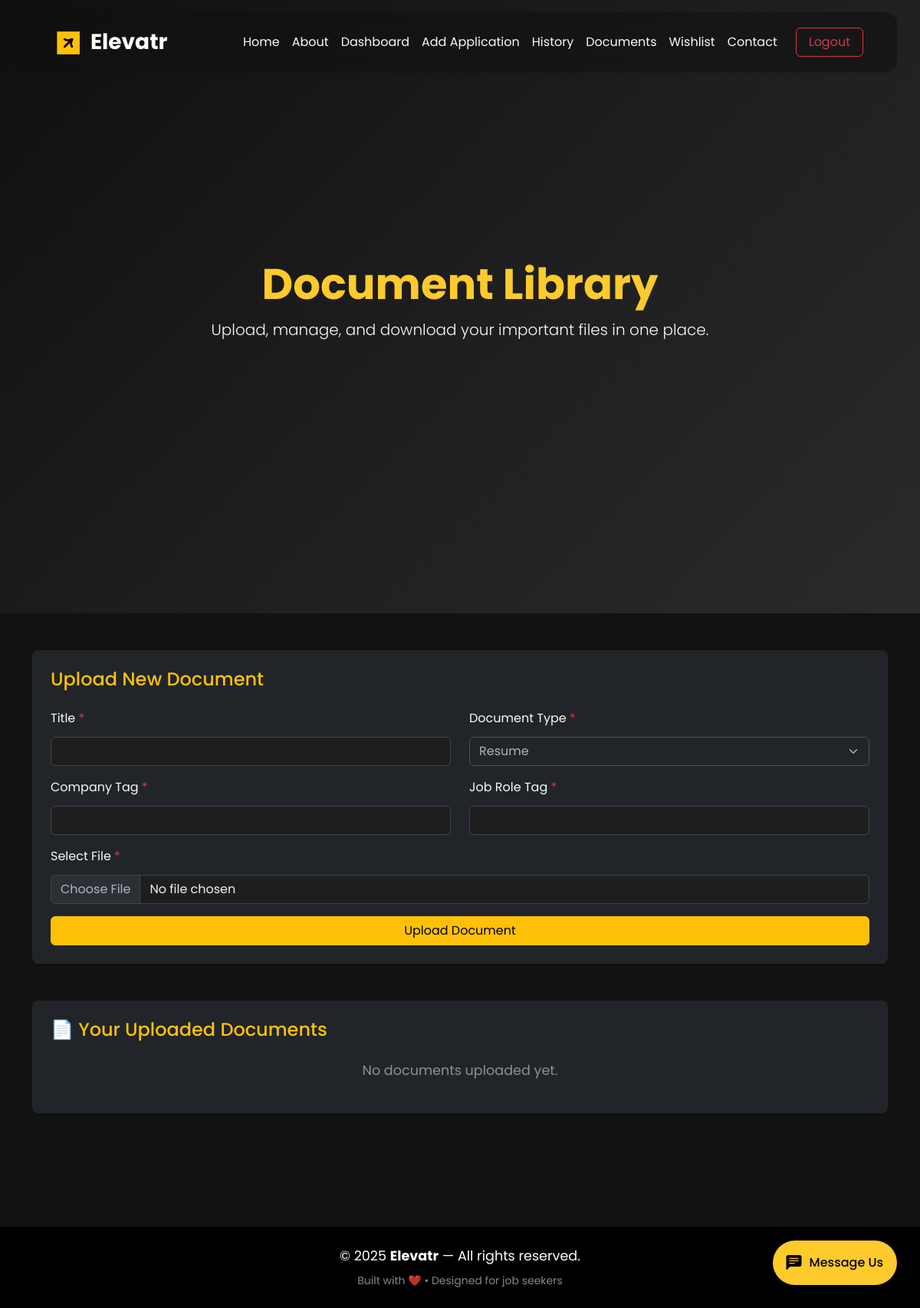
/tracker/library/ (signed in), run on an earlier commit of the app's database.
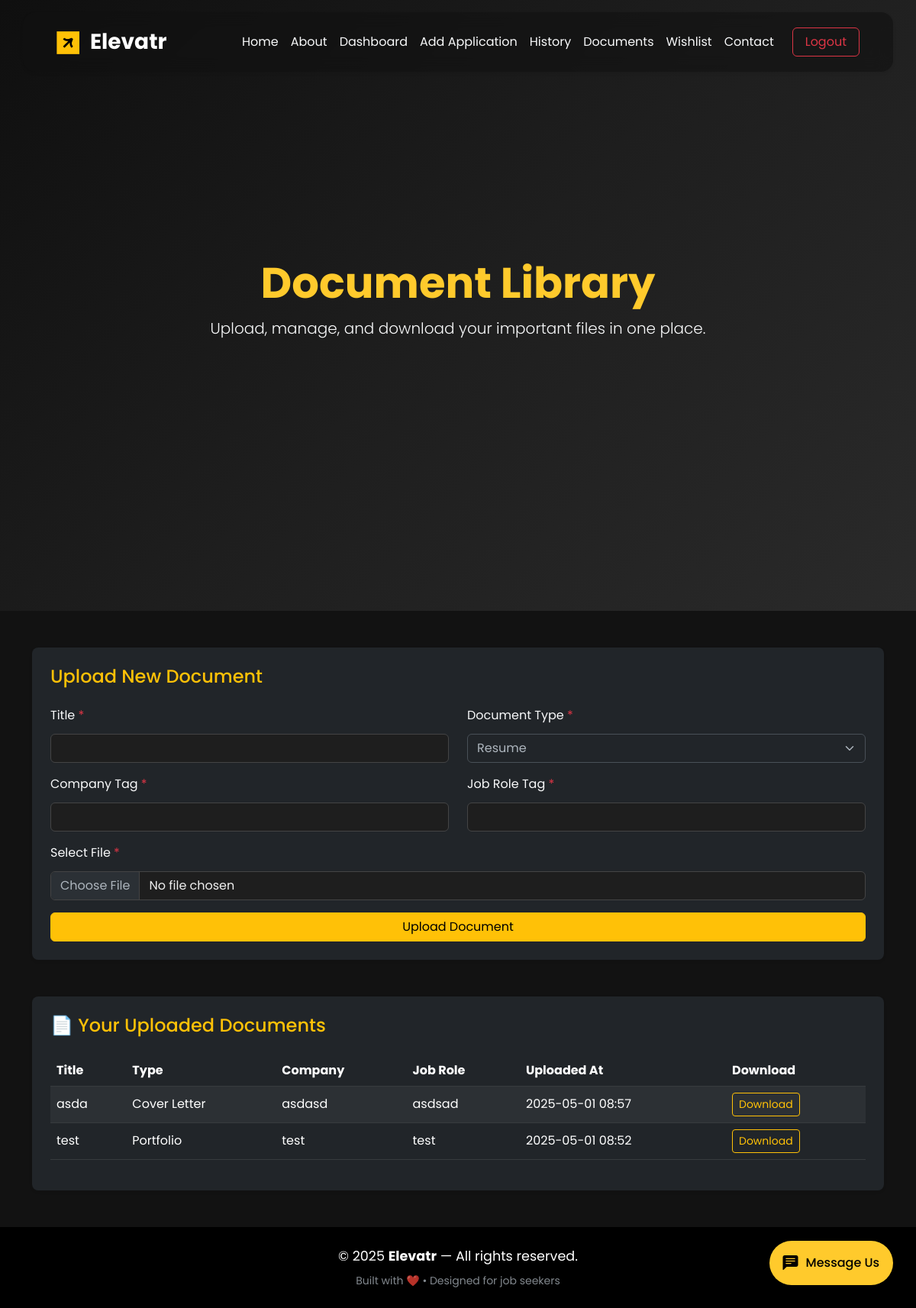
And on a later commit of the database.
### tracker/models.py (models this page shows, shortened)
class Document(models.Model):
    DOCUMENT_TYPES = [
        ('Resume', 'Resume'),
        ('Cover Letter', 'Cover Letter'),
        ('Portfolio', 'Portfolio'),
    ]
    user = models.ForeignKey(User, on_delete=models.CASCADE)
    title = models.CharField(max_length=100)
    document_type = models.CharField(max_length=20, choices=DOCUMENT_TYPES, default='Resume')
    file = models.FileField(upload_to='documents/')
    company_tag = models.CharField(max_length=100, blank=True)
    job_role_tag = models.CharField(max_length=100, blank=True)
    uploaded_at = models.DateTimeField(auto_now_add=True)

### tracker/views.py (the view)
# urls.py: path('library/', views.document_library, name='document_library'),
@login_required
def document_library(request):
    documents = Document.objects.filter(user=request.user).order_by('-uploaded_at')
    if request.method == 'POST':
        form = DocumentForm(request.POST, request.FILES)
        if form.is_valid():
            doc = form.save(commit=False)
            doc.user = request.user
            doc.save()
            return redirect('document_library')
    else:
        form = DocumentForm()
    return render(request, 'document_library.html', {'form': form, 'documents': documents})

### tracker/forms.py
class DocumentForm(forms.ModelForm):
    class Meta:
        model = Document
        fields = ['title', 'document_type', 'file', 'company_tag', 'job_role_tag']
        widgets = {
            'title': forms.TextInput(attrs={'class': 'form-control', 'required': 'required'}),
            'document_type': forms.Select(choices=Document.DOCUMENT_TYPES, attrs={'class': 'form-select', 'required': 'required'}),
            'file': forms.ClearableFileInput(attrs={'class': 'form-control', 'required': 'required'}),
            'company_tag': forms.TextInput(attrs={'class': 'form-control', 'required': 'required'}),
            'job_role_tag': forms.TextInput(attrs={'class': 'form-control', 'required': 'required'}),
        }
    def __init__(self, *args, **kwargs):
        super(DocumentForm, self).__init__(*args, **kwargs)
        for field in self.fields.values():
            field.required = True

### tracker/templates/document_library.html (shortened to what this page needs)
{% extends 'base.html' %}
{% load static %}
{% block content %}
<section class="d-flex align-items-center justify-content-center text-white" style="height: 100vh; background: linear-gradient(135deg, #0f0f0f, #1e1e1e, #2a2a2a);">
  <div class="text-center">
    <h1 class="display-4 fw-bold" style="color: #ffca2c;">Document Library</h1>
    <p class="lead text-light">Upload, manage, and download your important files in one place.</p>
  </div>
</section>
<section class="py-5 px-4" style="min-height: 100vh; background-color: #121212;">
  <div class="container text-light">
   <div class="bg-dark p-4 rounded-3 mb-5 shadow-sm">
      <h4 class="mb-4 text-warning">Upload New Document</h4>
      <form method="POST" enctype="multipart/form-data">
        <div class="row">
          <div class="col-md-6 mb-3">
            <label for="id_title" class="form-label">
              Title <span class="text-danger">*</span>
            </label>
            <div class="mt-1">{{ form.title }}</div>
          </div>
          <div class="col-md-6 mb-3">
            <label for="id_document_type" class="form-label">
              Document Type <span class="text-danger">*</span>
            </label>
            <div class="mt-1">{{ form.document_type }}</div>
          </div>
        </div>
        <div class="row">
          <div class="col-md-6 mb-3">
            <label for="id_company_tag" class="form-label">
              Company Tag <span class="text-danger">*</span>
            </label>
            <div class="mt-1">{{ form.company_tag }}</div>
          </div>
          <div class="col-md-6 mb-3">
            <label for="id_job_role_tag" class="form-label">
              Job Role Tag <span class="text-danger">*</span>
            </label>
            <div class="mt-1">{{ form.job_role_tag }}</div>
          </div>
        </div>
        <div class="mb-3">
          <label for="id_file" class="form-label">
            Select File <span class="text-danger">*</span>
          </label>
          <div class="mt-1">{{ form.file }}</div>
        </div>
        <button type="submit" class="btn btn-warning w-100">Upload Document</button>
      </form>
    </div>
    <div class="bg-dark p-4 rounded-3 shadow-sm">
      <h4 class="mb-4 text-warning">📄 Your Uploaded Documents</h4>
      {% if documents %}
        <div class="table-responsive">
          <table class="table table-dark table-striped table-hover align-middle">
            <thead>
              <tr>
                <th>Title</th>
                <th>Type</th>
                <th>Company</th>
                <th>Job Role</th>
                <th>Uploaded At</th>
                <th>Download</th>
              </tr>
            </thead>
            <tbody>
              {% for doc in documents %}
              <tr>
                <td>{{ doc.title }}</td>
                <td>{{ doc.document_type }}</td>
                <td>{{ doc.company_tag }}</td>
                <td>{{ doc.job_role_tag }}</td>
                <td>{{ doc.uploaded_at|date:"Y-m-d H:i" }}</td>
                <td>
                  <a href="{{ doc.file.url }}" class="btn btn-sm btn-outline-warning" download>
                    Download
                  </a>
                </td>
              </tr>
              {% endfor %}
            </tbody>
          </table>
        </div>
      {% else %}
        <div class="text-center text-muted">
          <p>No documents uploaded yet.</p>
        </div>
      {% endif %}
    </div>
  </div>
</section>
{% endblock %}

What changed in the data, as far as the page shows it:
added Document: title "asda", document_type "Cover Letter", company_tag "asdasd", job_role_tag "asdsad", uploaded_at "2025-05-01 08:57"
added Document: title "test", document_type "Portfolio", company_tag "test", job_role_tag "test", uploaded_at "2025-05-01 08:52"
Also different on the page:
text no longer shown: "No documents uploaded yet."
text now shown: "Title Type Company Job Role Uploaded At Download"
